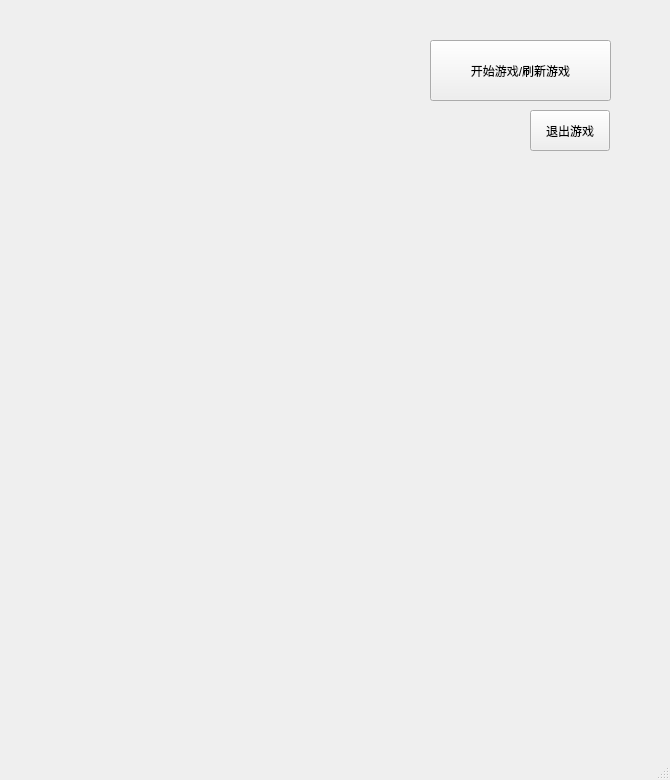
<?xml version="1.0" encoding="UTF-8"?>
<ui version="4.0">
 <class>lesson3</class>
 <widget class="QMainWindow" name="lesson3">
  <property name="geometry">
   <rect>
    <x>0</x>
    <y>0</y>
    <width>670</width>
    <height>780</height>
   </rect>
  </property>
  <property name="windowTitle">
   <string>MainWindow</string>
  </property>
  <widget class="QWidget" name="centralwidget">
   <widget class="QPushButton" name="start_3">
    <property name="geometry">
     <rect>
      <x>430</x>
      <y>40</y>
      <width>181</width>
      <height>61</height>
     </rect>
    </property>
    <property name="text">
     <string>开始游戏/刷新游戏</string>
    </property>
   </widget>
   <widget class="QPushButton" name="out_3">
    <property name="geometry">
     <rect>
      <x>530</x>
      <y>110</y>
      <width>80</width>
      <height>41</height>
     </rect>
    </property>
    <property name="text">
     <string>退出游戏</string>
    </property>
   </widget>
  </widget>
  <widget class="QMenuBar" name="menubar">
   <property name="geometry">
    <rect>
     <x>0</x>
     <y>0</y>
     <width>670</width>
     <height>21</height>
    </rect>
   </property>
  </widget>
  <widget class="QStatusBar" name="statusbar"/>
 </widget>
 <resources/>
 <connections/>
</ui>
